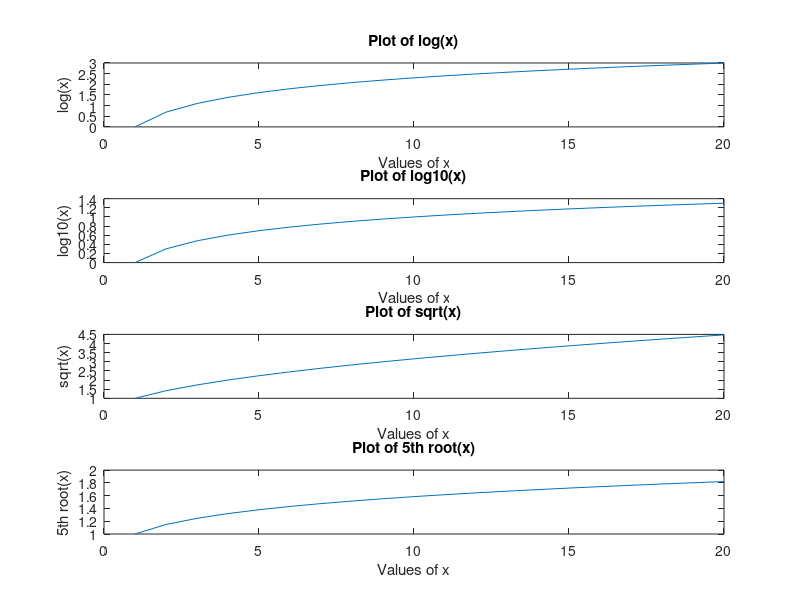

The MATLAB script that drew this image:
x = 1:20

subplot(4,1,1)
plot(x,log(x))
xlabel('Values of x')
ylabel('log(x)')
title('Plot of log(x)')

subplot(4,1,2)
plot(x,log10(x))
xlabel('Values of x')
ylabel('log10(x)')
title('Plot of log10(x)')


subplot(4,1,3)
plot(x,sqrt(x))
xlabel('Values of x')
ylabel('sqrt(x)')
title('Plot of sqrt(x)')

subplot(4,1,4)
plot(x,nthroot(x,5))
xlabel('Values of x')
ylabel('5th root(x)')
title('Plot of 5th root(x)')


